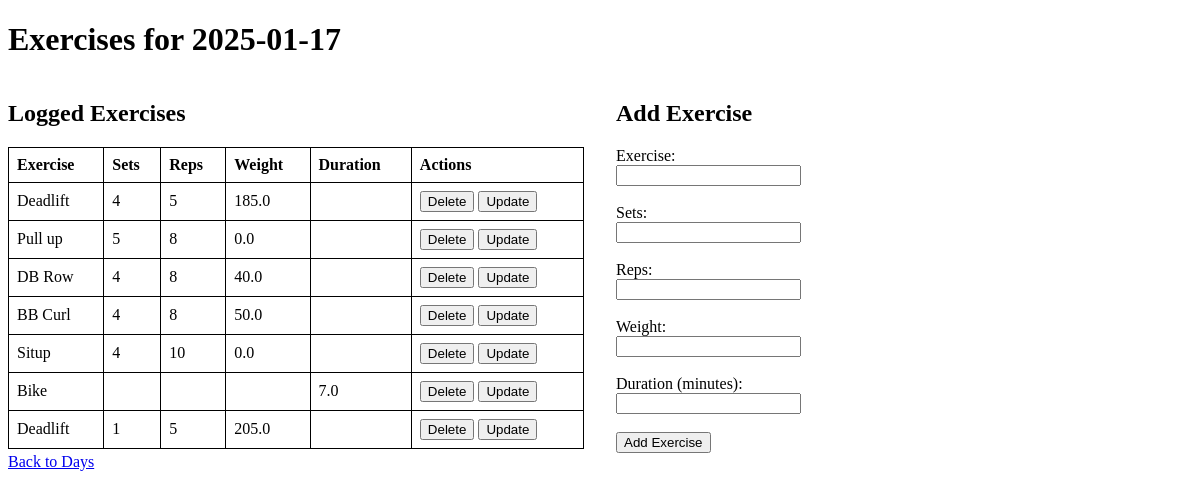
Screenshot of /day/2025-01-17 with the database file from the repository.
### tables this page shows
CREATE TABLE Workouts (
    id INTEGER PRIMARY KEY AUTOINCREMENT,
    date TEXT NOT NULL,
    exercise TEXT NOT NULL,
    sets INTEGER,
    reps INTEGER,
    weight REAL,
    duration REAL
);

### app.py (the view, shortened to what this page needs)
@app.route("/day/<date>", methods=["GET", "POST"])
def view_workouts_by_day(date):
    conn = get_db_connection()
    workouts = conn.execute("SELECT * FROM Workouts WHERE date = ?", (date,)).fetchall()
    conn.close()
    return render_template("workouts.html", date=date, workouts=workouts)

### app.py (called while the page is built)
def get_db_connection():
    conn = sqlite3.connect(DATABASE)
    conn.row_factory = sqlite3.Row
    return conn

### templates/workouts.html (shortened to what this page needs)
<!DOCTYPE html>
<html>
<head>
</head>
<body>
    <h1>Exercises for {{ date }}</h1>
    <div class="container">
        <div class="workouts">
            <h2>Logged Exercises</h2>
            <table>
                <tr>
                    <th>Exercise</th>
                    <th>Sets</th>
                    <th>Reps</th>
                    <th>Weight</th>
                    <th>Duration</th>
                    <th>Actions</th>
                </tr>
                {% for workout in workouts %}
                <tr>
                    <td>{{ workout["exercise"] }}</td>
                    <td>{{ workout["sets"] }}</td>
                    <td>{{ workout["reps"] }}</td>
                    <td>{{ workout["weight"] }}</td>
                    <td>{{ workout["duration"] }}</td>
                    <td>
                        <form method="post" action="/delete/{{ workout['id'] }}/{{ date }}" style="display:inline;">
                            <button type="submit">Delete</button>
                        </form>
                        <form method="get" action="/update/{{ workout['id'] }}/{{ date }}" style="display:inline;">
                            <button type="submit">Update</button>
                        </form>
                    </td>
                </tr>
                {% endfor %}
            </table>
        </div>
        <div class="add-exercise">
            <h2>Add Exercise</h2>
            <form method="post">
                <label for="exercise">Exercise:</label><br>
                <input type="text" id="exercise" name="exercise" required><br><br>
                <label for="sets">Sets:</label><br>
                <input type="number" id="sets" name="sets"><br><br>
                <label for="reps">Reps:</label><br>
                <input type="number" id="reps" name="reps"><br><br>
                <label for="weight">Weight:</label><br>
                <input type="number" step="0.1" id="weight" name="weight"><br><br>
                <label for="duration">Duration (minutes):</label><br>
                <input type="number" step="0.1" id="duration" name="duration"><br><br>
                <button type="submit">Add Exercise</button>
            </form>
        </div>
    </div>
    <a href="/">Back to Days</a>
</body>
</html>

### templates/workouts.html (style rules this page uses)
.container { display: flex; gap: 2rem; }
.workouts, .add-exercise { flex: 1; }
table { width: 100%; border-collapse: collapse; }
table, th, td { border: 1px solid black; }
th, td { padding: 8px; text-align: left; }

### rows the page displays
Workouts: exercise "Deadlift", sets "4", reps "5", weight "185.0"
Workouts: exercise "Pull up", sets "5", reps "8", weight "0.0"
Workouts: exercise "DB Row", sets "4", reps "8", weight "40.0"
Workouts: exercise "BB Curl", sets "4", reps "8", weight "50.0"
Workouts: exercise "Situp", sets "4", reps "10", weight "0.0"
Workouts: exercise "Bike", duration "7.0"
Workouts: exercise "Deadlift", sets "1", reps "5", weight "205.0"

### other values shown
{{ date }} "2025-01-17"
